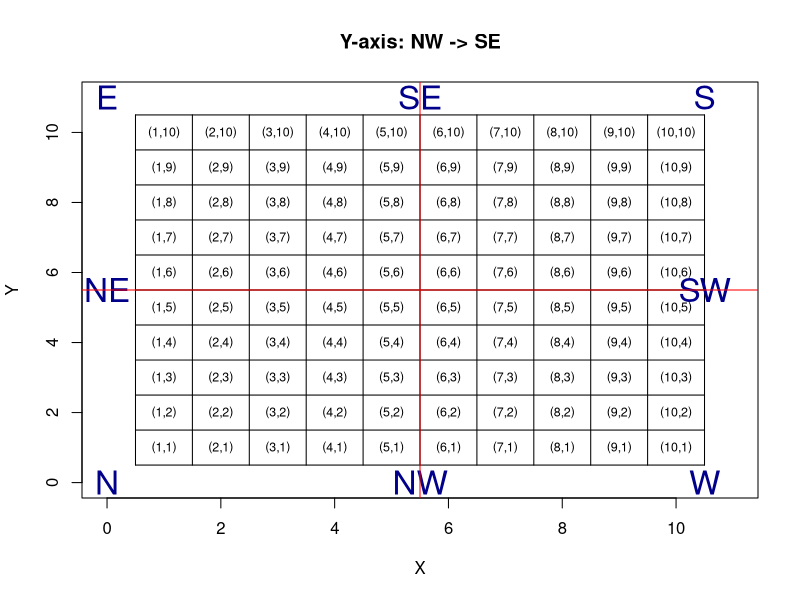
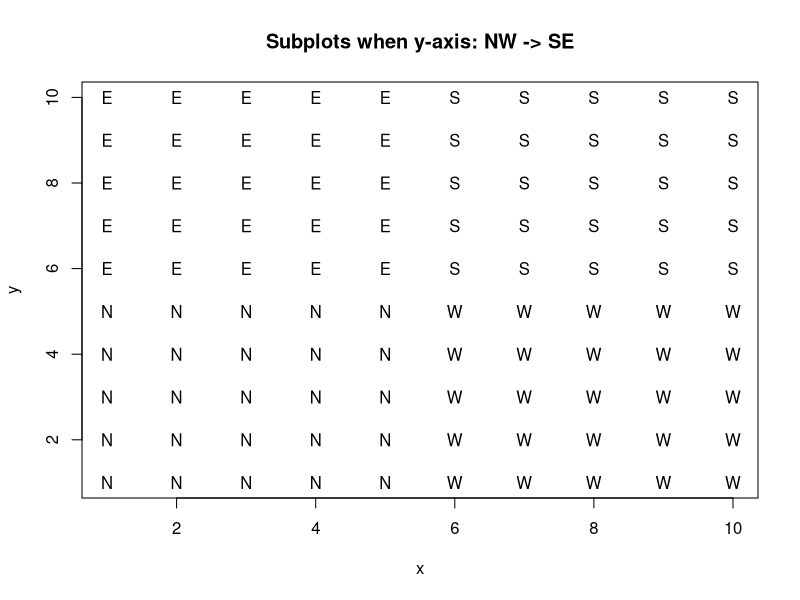

Write R code to recreate these figures, in order.
## ---- chunk 1
plot(0:11, 0:11, type = "n", xlab = "X", ylab = "Y",
     main = "Y-axis: NW -> SE")
addl <- sapply(0.5:10.5, function(i) {
    lines(x = c(i,i), y = c(.5,10.5))
    lines(x = c(.5,10.5), y = c(i,i))
})
text(x = c(0,0,0,5.5,10.5,10.5,10.5,5.5),
     y = c(0,5.5,11,11,11,5.5,0,0),
     labels = c("N","NE","E","SE","S","SW","W","NW"),
     cex = 2, col = "dark blue") # directions
addq <- sapply(1:10, function(i) {
    labs = paste0("(", rep(i,10), ",", 1:10, ")")
    text(rep(i,10), 1:10, labels = labs, cex = 0.75)
})
abline(h = 5.5, v = 5.5, col = "red")
## ---- chunk 2
samp <- expand.grid(x = 1:10, y = 1:10)
samp$quad <- factor(x = ifelse(samp$x < 5.5 & samp$y < 5.5, "N",
                    ifelse(samp$x < 5.5, "E",
                           ifelse(samp$y < 5.5, "W", "S"))))
plot(samp$x, samp$y, type = "n", xlab = "x", ylab = "y",
     main = "Subplots when y-axis: NW -> SE")
text(x=samp$x,y=samp$y, label = samp$quad)
